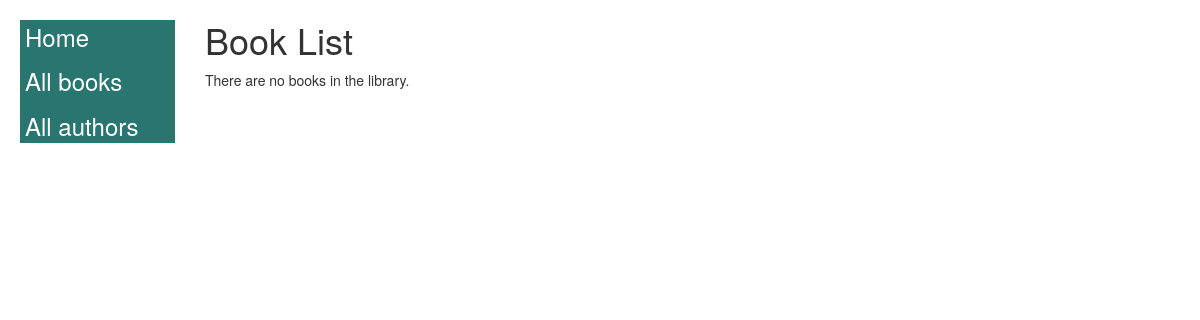
Page /catalog/books/ on the earlier database version.
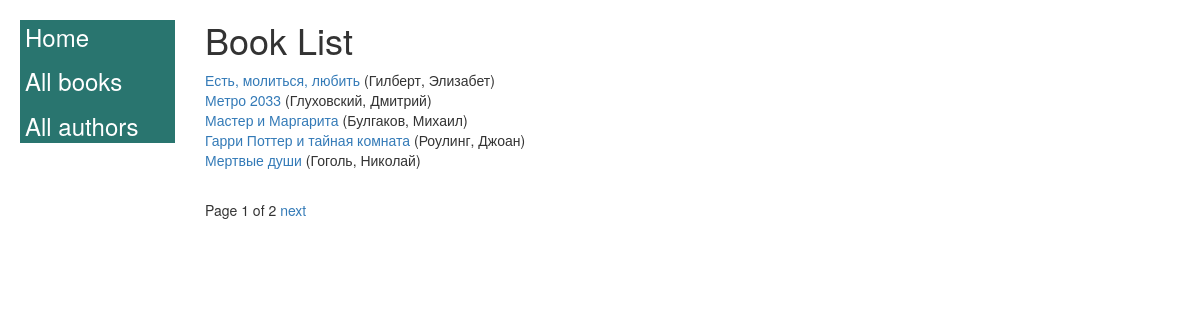
Same page on the later database version.
### catalog/models.py (models this page shows, shortened)
class Book(models.Model):
    title = models.CharField(max_length=200)
    author = models.ForeignKey('Author', on_delete=models.SET_NULL, null=True)
    summary = models.TextField(max_length=1000,
                               help_text='Введите краткое описание книги')
    isbn = models.CharField(
        'ISBN',
        max_length=13,
        help_text=
        '13-символьный <a href="https://www.isbn-international.org/content/what-isbn">номер ISBN'
    )
    genre = models.ManyToManyField(Genre,
                                   help_text='Выберите жанр для этой книги')
    language = models.ForeignKey('Language',
                                 on_delete=models.SET_NULL,
                                 null=True)
    def get_absolute_url(self):
        return reverse('book-detail', args=[str(self.id)])
    def display_genre(self):
        """
            Создает строку для жанра.  Это необходимо для отображения жанра в Admin
        """
        return ', '.join([genre.name for genre in self.genre.all()[:3]])
    display_genre.short_description = 'Genre'

class Author(models.Model):
    first_name = models.CharField(max_length=100)
    last_name = models.CharField(max_length=100)
    date_of_birth = models.DateField(null=True, blank=True)
    date_of_death = models.DateField('Died', null=True, blank=True)
    def __str__(self):
        return '{0}, {1}'.format(self.last_name, self.first_name)
    class Meta:
        ordering = ['last_name']

### catalog/views.py (the view)
class BookListView(generic.ListView):
    model = Book
    paginate_by = 5

### catalog/templates/catalog/book_list.html
{% extends 'base.html' %}
{% block content %}
<h1>Book List</h1>
{% if book_list %}
<ul>
    {% for book in book_list %}
    <li>
        <a href="{{ book.get_absolute_url }}">{{ book.title }}</a> ({{book.author}})
    </li>
    {% endfor %}
</ul>
{% else %}
<p>There are no books in the library.</p>
{% endif %}
{% endblock %}

Differences in the rows shown:
added Book: title "Есть, молиться, любить", author "Гилберт, Элизабет"
added Book: title "Метро 2033", author "Глуховский, Дмитрий"
added Book: title "Мастер и Маргарита", author "Булгаков, Михаил"
added Book: title "Гарри Поттер и тайная комната", author "Роулинг, Джоан"
added Book: title "Мертвые души", author "Гоголь, Николай"
Other differences:
{{ page_obj.number }}: (not shown) → "1"
{{ page_obj.paginator.num_pages }}: (not shown) → "2"
text no longer shown: "There are no books in the library."
text now shown: "Page of next"
